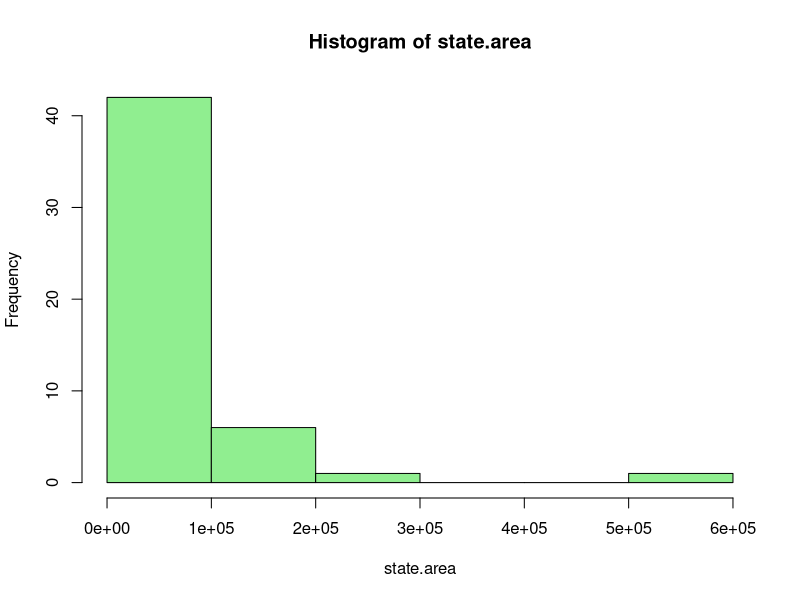
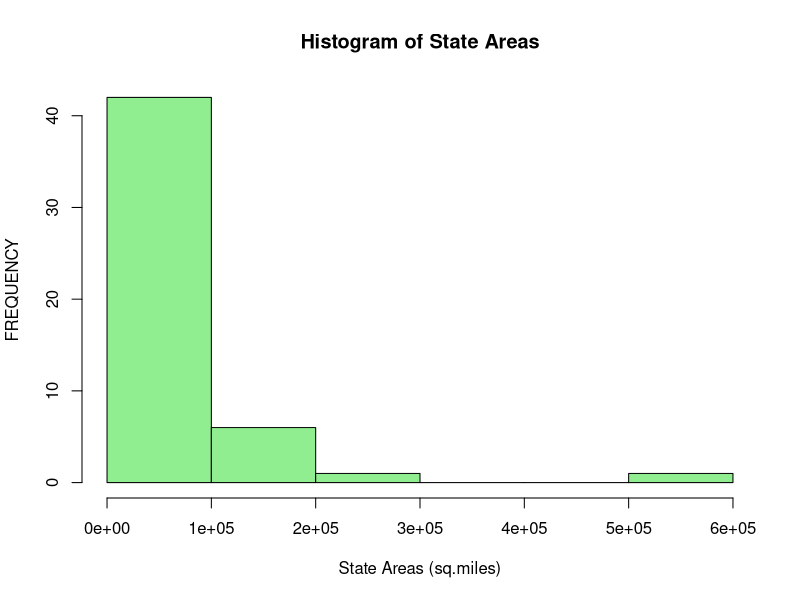
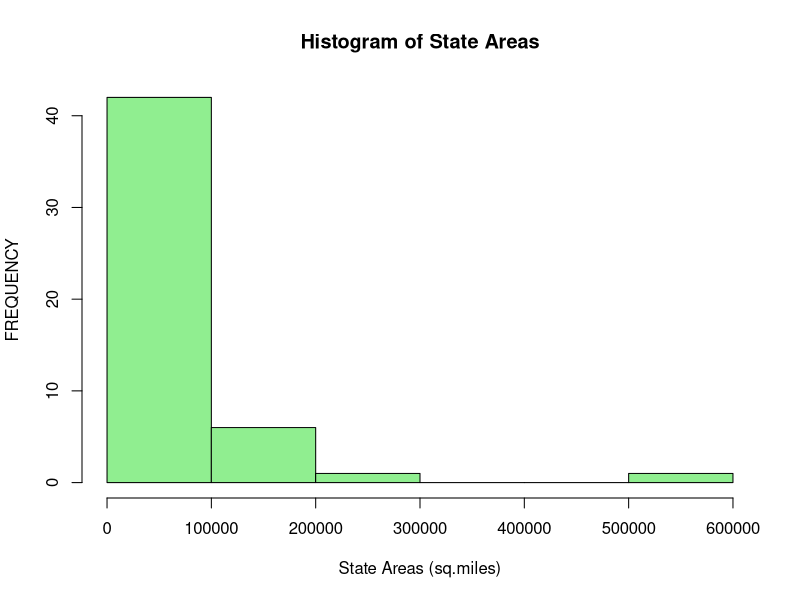

Write R code to recreate these figures, in order. (Note: this script raises an error after producing the figures.)
# Week 2
# Loading state dataset
data("state")

# Remove unwanted datasets
rm(state.center)
rm(state.division, state.region, state.x77)

# Check if it is a demo
is.vector(state.area)

# gives QUOTE MARKS of state names
state.name
class(state.name)
state.abb

# print state area codes
print(state.area)
class(state.area)

#------
# Creating a histogram
hist(state.area, col="lightgreen")

# a BETTER histogram
hist(state.area, breaks = "Sturges", col="lightgreen",
     xlab = "State Areas (sq.miles)",
     ylab = "FREQUENCY",
     main = paste("Histogram of State Areas"))

# option to take off scientific notation
options(scipen = 999) # turn back on is scipen = 0

hist(state.area, breaks = "Sturges", col="lightgreen",
     xlab = "State Areas (sq.miles)", boarder = "lightblue",
     ylab = "FREQUENCY",
     main = paste("Histogram of State Areas"))

# stem plot of area codes
stem(state.area, scale=2)
# When you have a histogram, you lose some data. There is no way to reconstruct the raw
# dataset where it was produced. From the stem plot, you can reconstruct the dataset

#------
# Stem Plots

x <- c(12,15,24,29,30,31,52, 58, 60,63)
stem(x, scale=2)


#------
# Standard Deviation
#   - Do not ignore the outliers

#------
# Summary Function
#  - Gives the Min. , 1st Qu. Median, Mean, 3rd Qu., Max.
f <- c(12,3,4,56,78,18,46,78,100)
summary(f)

# five number summary
fivenum(f)

# ------
# Lecture 4 Matricies
# Create a 5 x 4 matrix
y <- matrix(1:20, nrow=5, ncol=4, byrow = F) # Sequence goes down when FALSE (fill by column)
y

y[,3] # 3rd column in matrix
      # output: 11 12 13 14 15

y[3,] # 3rd row of the matrix
      # output: 3 8 13 18

y[2:4, 1:3] # rows 2-4 and columns 1-3
dim(y)

# ------
# Construct a vector of the data to be used in the matrix
HEC <- c(32, 11, 10, 3, 53, 50, 25, 15, 3, 30, 5, 8)

HairEyeColor <- matrix(HEC, nrow = 3, ncol=4, byrow=T) # fills by row
HairEyeColor

# Adding names to rows and columns
rnames <- c("Black Hair", "Brown Hair", "Blond Hair")
cnames <- c("Brown Eyes", "Hazel Eyes", "Green Eyes", "Black Eyes")
HairEyeColor <- matrix(HEC, nrow=3, ncol=4, byrow=TRUE,
                       dimnames = list(rnames, cnames))
HairEyeColor

# Determine how many people with Blonde hair have Green eyes
HairEyeColor["Blond Hair", "Green Eyes"]

# Sum rows, sum columns
HairEyeColor_sum <- addmargins(HairEyeColor) # adds "Sum" Row and Column
HairEyeColor_sum

# ------
# apply(x, MARGIN, fun) Function
HairEyeColor
x <- apply(HairEyeColor, 1, sum) # sums the rows
y <- apply(HairEyeColor, 2, sum) # sums the columns
print(c(x,y))
# rows and columns
z <- apply(HairEyeColor, c(1,2), sum)
z # applies sum to each element so it retunrs the same matrix

# ------
# Modifying a Matrix
a <- c(1,2,4,5,6)
b <- c(3,2,4,1,9)
d <- c(7,5,5,6,4)

combine <- cbind(a,b,d) # combines by Column (columns labeled a b d, rows = [1,][2,]...)
combine # number of elements = rows

combine_1 <- rbind(a,b,d) # combines by Row
combine_1 # number of elements = columns (rows labeled a b d, columns = [,1][,2]...)

# Removing Matrix Elements
# removing column 'a' from a matrix
combine <- subset(combine, select = -a) 
combine

# overwriting
combine[2,] <- 1:2
combine

# replace second column of a matrix
combine[,1] <- 1:5
combine

# rbind matrix
combine_1[,2] <- 4:6
combine_1

# ------
# Arrays
vect1 <- c(5,9,3)
vect2 <- c(10,11,12,13,14,15)
result <- array(c(vect1, vect2), dim=c(3,3,2))
result

# Add names
col.nms <- c("COL1", "COL2", "COL3")
row.nms <- c("ROw1", "ROW2", "ROW3")
mtrx_nm <- c("Matrix1", "Matrix2")
result <- array(c(vect1, vect2),
                dim=c(3,3,2), dimnames = list(row.nms, col.nms, mtrx_nm))
result

# Calculations across arrays 
aaa <- c(2,3,)

